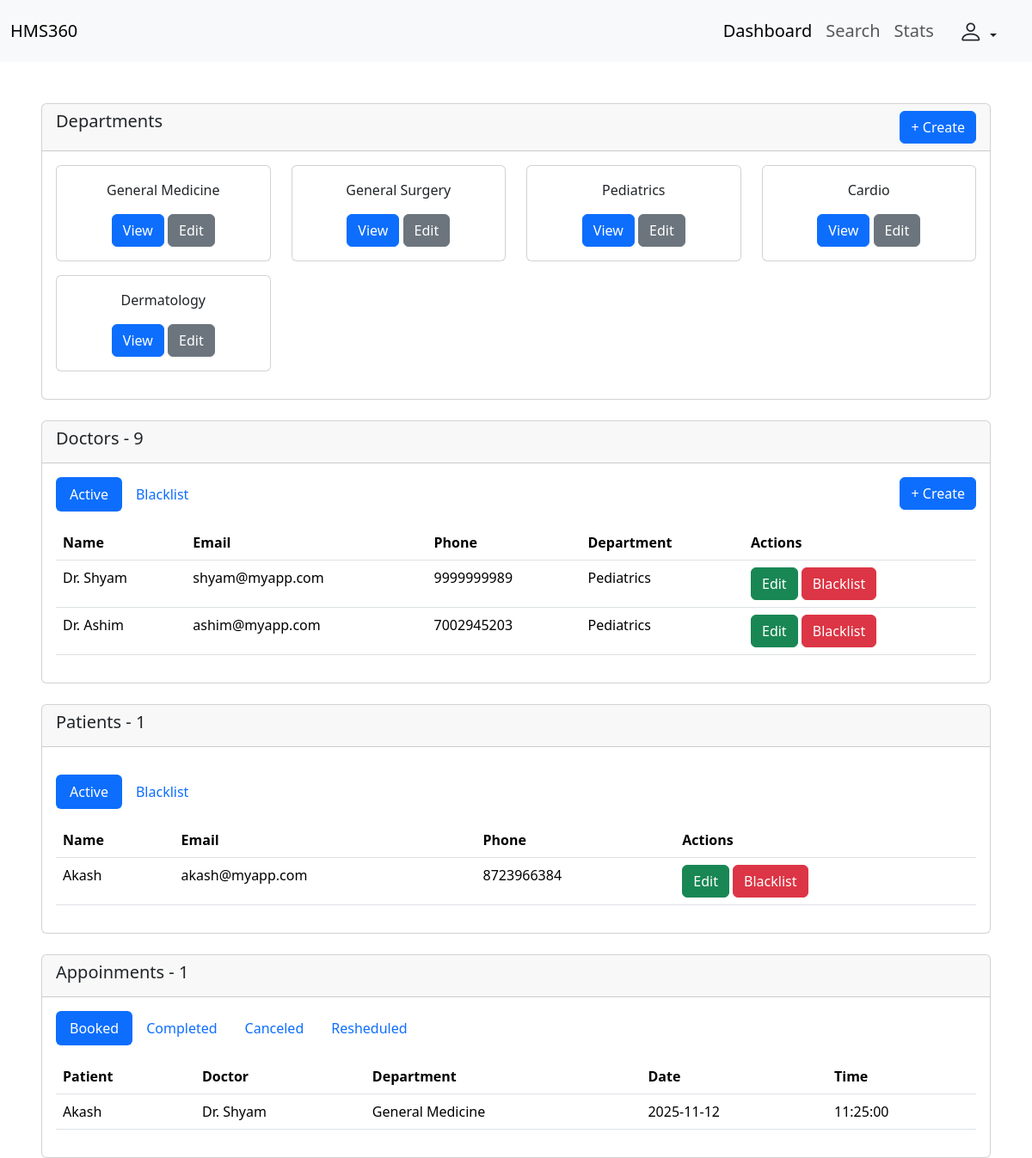
The app's page /admin/dashboard (signed in), older data.
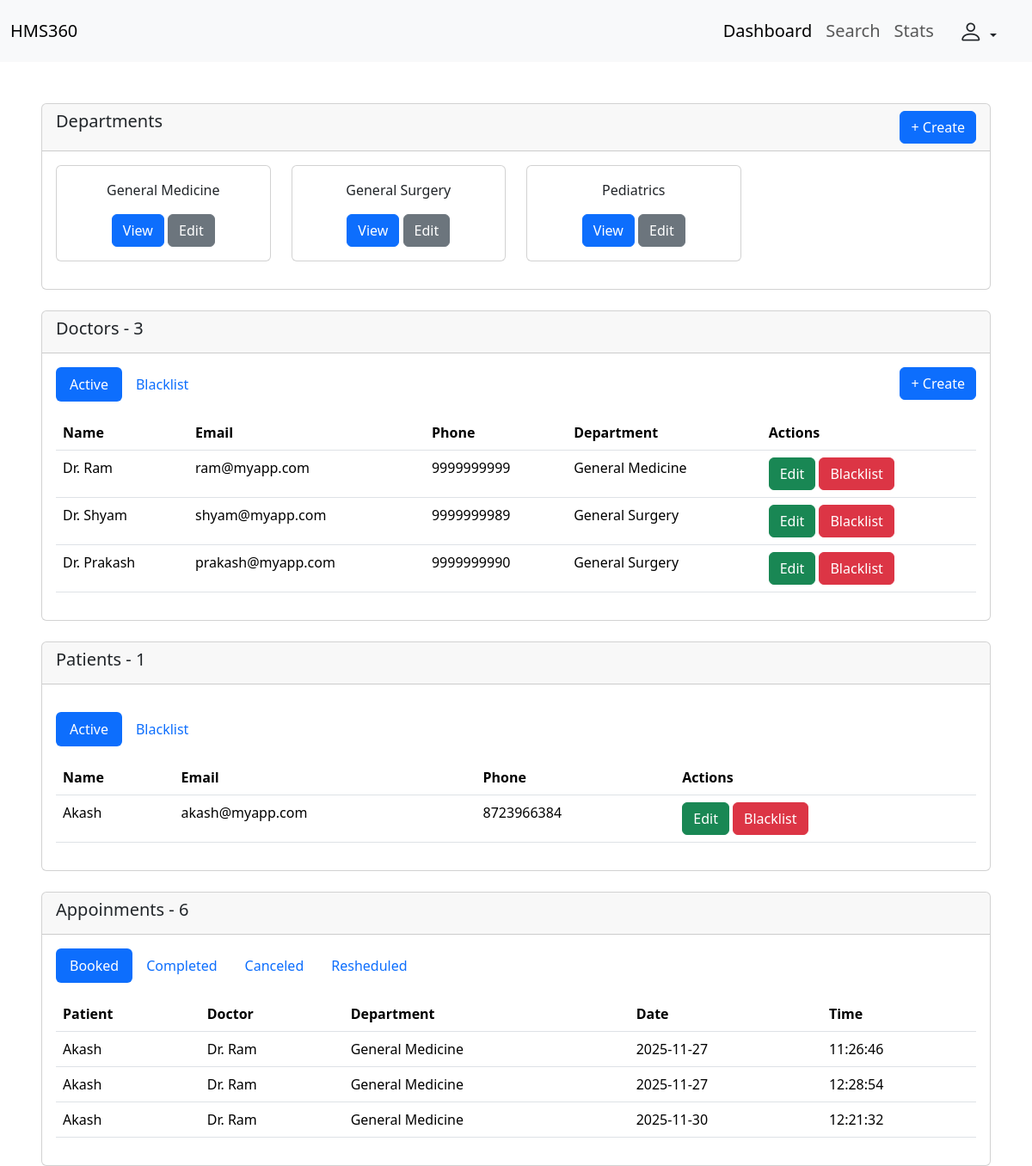
The same page, newer data.
### backend/models.py (models this page shows, shortened)
class Department(db.Model):
    __tablename__ = "department"
    id  = db.Column(db.Integer , primary_key = True , autoincrement = True)
    name = db.Column(db.String , nullable = False, unique = True)
    description = db.Column(db.String , nullable = False)
    doc_registered = db.Column(db.Integer)
    doctors = db.relationship("Doctor", backref = "department")
    appointments = db.relationship("Appointment", backref = "department")

class Doctor(db.Model , UserMixin):
    __tablename__ = "doctor"
    id  = db.Column(db.Integer , primary_key = True , autoincrement = True)
    name = db.Column(db.String , nullable = False)
    email = db.Column(db.String, unique = True , nullable = False)
    password = db.Column(db.String, nullable = False)
    phone = db.Column(db.String, nullable = False)
    status = db.Column(db.String, nullable =False, default='Active')
    dept_id = db.Column(db.Integer, db.ForeignKey ("department.id"), nullable = False)
    appointments = db.relationship("Appointment", backref = "doctor")

class Patient(db.Model , UserMixin):
    __tablename__ = "patient"
    id  = db.Column(db.Integer , primary_key = True , autoincrement = True)
    name = db.Column(db.String , nullable = False)
    email = db.Column(db.String, unique = True , nullable = False)
    password = db.Column(db.String, nullable = False)
    phone = db.Column(db.String, nullable =False)
    status = db.Column(db.String, nullable =False, default='Active')
    created_appointments = db.relationship("Appointment", backref = "patient")

class Appointment(db.Model):
    __tablename__ = "appointment"
    id  = db.Column(db.Integer , primary_key = True , autoincrement = True)
    pat_id = db.Column(db.Integer, db.ForeignKey ("patient.id"), nullable = False)
    doc_id = db.Column(db.Integer, db.ForeignKey ("doctor.id"), nullable = False)
    dept_id = db.Column(db.Integer, db.ForeignKey ("department.id"), nullable = False)
    date = db.Column(db.Date, default=datetime.date.today, nullable = False)
    time = db.Column(db.Time, default=lambda: datetime.datetime.now().time(), nullable = False)
    status = db.Column(db.String, nullable = False, default='Booked')
    treatments = db.relationship("Treatment", backref = "appointment")

### backend/routes.py (the view)
@app.route("/admin/dashboard" , methods=["GET" , "POST"])
@login_required
def admin_dashboard():
    docs = db.session.query(Doctor).all()
    depts = db.session.query(Department).all()
    booked_appoint = db.session.query(Appointment).filter_by(status="Booked").all()
    completed_appoint = db.session.query(Appointment).filter_by(status="Completed").all()
    canceled_appoint = db.session.query(Appointment).filter_by(status="Canceled").all()
    resheduled_appoint = db.session.query(Appointment).filter_by(status="Resheduled").all()
    active_pat = db.session.query(Patient).filter_by(status="Active").all()
    blacklist_pat = db.session.query(Patient).filter_by(status="Blacklist").all()
    active_doc = db.session.query(Doctor).filter_by(status="Active").all()
    blacklist_doc = db.session.query(Doctor).filter_by(status="Blacklist").all()
    total_doctors = Doctor.query.count()
    total_patients = Patient.query.count()
    total_appointments = Appointment.query.count()
    return render_template("/admin/dashboard.html" , current_admin = current_user, all_docs = docs, all_depts = depts,
                            booked_appoint = booked_appoint, completed_appoint = completed_appoint, canceled_appoint = canceled_appoint,
                            resheduled_appoint = resheduled_appoint, active_pat = active_pat, blacklist_pat = blacklist_pat,
                            active_doc = active_doc, blacklist_doc = blacklist_doc, total_doctors=total_doctors, total_patients=total_patients,
                            total_appointments=total_appointments)

### app.py (called while the page is built)
def create_app():
    app = Flask(__name__)
    app.config["SQLALCHEMY_DATABASE_URI"] = "sqlite:///Hospital_db.sqlite3"
    db.init_app(app)
    app.config["SECRET_KEY"] = "Thisismysecret"
    login_manager = LoginManager(app)
    @login_manager.user_loader
    def load_user(email):
        return db.session.query(Patient).filter_by(email = email).first() or \
        db.session.query(Admin).filter_by(email = email).first() or \
        db.session.query(Doctor).filter_by(email = email).first()
    app.app_context().push()
    db.create_all()
    return app

### templates/admin/dashboard.html (shortened to what this page needs)
<!DOCTYPE html>
<html lang="en">
<head>
    <link href="https://cdn.jsdelivr.net/npm/bootstrap@5.3.7/dist/css/bootstrap.min.css" rel="stylesheet"
>
        <link rel="stylesheet" href="https://cdn.jsdelivr.net/npm/bootstrap-icons@1.13.1/font/bootstrap-icons.min.css">
</head>
<body>
    <nav class="navbar navbar-expand-lg bg-body-tertiary">
        <div class="container-fluid">
            <a class="navbar-brand fs-5" href="#">HMS360</a>
            <div class="collapse navbar-collapse" id="navbarNav">
                <ul class="navbar-nav ms-auto fs-5">
                    <li class="nav-item">
                        <a class="nav-link active" aria-current="page" href="#">Dashboard</a>
                    </li>
                    <li class="nav-item">
                        <a class="nav-link" href="#">Search</a>
                    </li>
                    <li class="nav-item">
                        <a class="nav-link" href="#">Stats</a>
                    </li>
                </ul>
                <div class="dropdown me-3 ms-2">
                    <button class="btn dropdown-toggle" type="button" data-bs-toggle="dropdown" aria-expanded="false">
                        <i class="bi bi-person fs-3"></i>
                    </button>
                </div>
            </div>
        </div>
    </nav>
    <div class="card mt-5 ms-5 me-5">
        <div class="card-header">
            <div class="d-flex d-inline">
                <h5>Departments</h5>
                <button type="button" class="btn btn-primary ms-auto" data-bs-toggle="modal"
                    data-bs-target="#Department-create-form">
                    + Create
                </button>
            </div>
        </div>
        <div class="card-body">
            <div class="row">
                {% for dept in all_depts %}
                <div class="col-3 mb-3">
                    <div class="card text-center">
                        <div class="card-body">
                            <p>{{dept.name}}</p>
                            <button class="btn btn-primary" data-bs-toggle="modal" data-bs-target="#view-department-{{dept.id}}">View</button>
                            <button class="btn btn-secondary" data-bs-toggle="modal" data-bs-target="#edit-department-{{dept.id}}">Edit</button>
                        </div>
                    </div>
                </div>
                {% endfor %}
            </div>
        </div>
    </div>
    <div class="card mt-4 ms-5 me-5">
        <div class="card-header">
            <h5>Doctors - {{ total_doctors }}</h5>
        </div>
        <div class="card-body">
            <ul class="nav nav-pills mb-3" id="pills-tab" role="tablist">
                <li class="nav-item" role="presentation">
                    <button class="nav-link active" id="active-doc-tab" data-bs-toggle="pill" data-bs-target="#active-doc"
                        type="button" role="tab" aria-controls="active-doc" aria-selected="true">Active</button>
                </li>
                <li class="nav-item" role="presentation">
                    <button class="nav-link" id="blacklist-doc-tab" data-bs-toggle="pill" data-bs-target="#blacklist-doc"
                        type="button" role="tab" aria-controls="blacklist-doc" aria-selected="false">Blacklist</button>
                </li>
                <li class="nav-item ms-auto">
                    <button type="button" class="btn btn-primary" data-bs-toggle="modal"
                        data-bs-target="#doctor-create-form">
                        + Create
                    </button>
                </li>
            </ul>
            <div class="tab-content" id="pills-tabContent">
                <div class="tab-pane fade show active" id="active-doc" role="tabpanel" aria-labelledby="active-doc-tab"
                    tabindex="0">
                    <table class="table">
                        <thead>
                            <tr>
                                <th scope="col">Name</th>
                                <th scope="col">Email</th>
                                <th scope="col">Phone</th>
                                <th scope="col">Department</th>
                                <th scope="col">Actions</th>
                            </tr>
                        </thead>
                        <tbody>
                            {% for doc in active_doc %}
                            <tr>
                                <td>{{doc.name}}</td>
                                <td>{{doc.email}}</td>
                                <td>{{doc.phone}}</td>
                                <td>{{doc.department.name}}</td>
                                <td>
                                    <button class="btn btn-success" data-bs-toggle="modal"
                                        data-bs-target="#edit-doc-{{doc.id}}">
                                        Edit
                                    </button>
                                    <button class="btn btn-danger" data-bs-toggle="modal"
                                        data-bs-target="#blacklist-doc-{{doc.id}}">
                                        Blacklist
                                    </button>
                                </td>
                            </tr>
                            {% endfor %}
                        </tbody>
                    </table>
                </div>
            </div>
        </div>
    </div>
    <div class="card mt-4 ms-5 me-5">
        <div class="card-header d-flex justify-content-between align-items-center mb-3">
            <h5>Patients - {{ total_patients }}</h5>
        </div>
        <div class="card-body">
            <ul class="nav nav-pills mb-3" id="pills-tab" role="tablist">
                <li class="nav-item" role="presentation">
                    <button class="nav-link active" id="active-pat-tab" data-bs-toggle="pill"
                        data-bs-target="#active-pat" type="button" role="tab" aria-controls="active-pat"
                        aria-selected="true">Active</button>
                </li>
                <li class="nav-item" role="presentation">
                    <button class="nav-link" id="blacklist-pat-tab" data-bs-toggle="pill"
                        data-bs-target="#blacklist-pat" type="button" role="tab" aria-controls="blacklist-pat"
                        aria-selected="false">Blacklist</button>
                </li>
            </ul>
            <div class="tab-content" id="pills-tabContent">
                <div class="tab-pane fade show active" id="active-pat" role="tabpanel"
                    aria-labelledby="active-pat-tab" tabindex="0">
                    <table class="table">
                        <thead>
                            <tr>
                                <th scope="col">Name</th>
                                <th scope="col">Email</th>
                                <th scope="col">Phone</th>
                                <th scope="col">Actions</th>
                            </tr>
                        </thead>
                        <tbody>
                            {% for ap in active_pat %}
                            <tr>
                                <td>{{ap.name}}</td>
                                <td>{{ap.email}}</td>
                                <td>{{ap.phone}}</td>
                                <td>
                                    <button class="btn btn-success" data-bs-toggle="modal" data-bs-target="#edit-pat-{{ap.id}}">
                                        Edit
                                    </button>
                                    <button class="btn btn-danger" data-bs-toggle="modal" data-bs-target="#blacklist-pat-{{ap.id}}">
                                        Blacklist
                                    </button>
                                </td>
                            </tr>
                            {% endfor %}
                        </tbody>
                    </table>
                </div>
            </div>
        </div>
    </div>
    <div class="card mt-4 ms-5 me-5">
        <div class="card-header">
            <h5>Appoinments - {{ total_appointments }}</h5>
        </div>
        <div class="card-body">
            <ul class="nav nav-pills mb-3" id="pills-tab" role="tablist">
                <li class="nav-item" role="presentation">
                    <button class="nav-link active" id="booked-appoint-tab" data-bs-toggle="pill"
                        data-bs-target="#booked-appoint" type="button" role="tab" aria-controls="booked-appoint"
                        aria-selected="true">Booked</button>
                </li>
                <li class="nav-item" role="presentation">
                    <button class="nav-link" id="completed-appoint-tab" data-bs-toggle="pill"
                        data-bs-target="#completed-appoint" type="button" role="tab" aria-controls="completed-appoint"
                        aria-selected="false">Completed</button>
                </li>
                <li class="nav-item" role="presentation">
                    <button class="nav-link" id="canceled-appoint-tab" data-bs-toggle="pill"
                        data-bs-target="#canceled-appoint" type="button" role="tab" aria-controls="canceled-appoint"
                        aria-selected="false">Canceled</button>
                </li>
                <li class="nav-item" role="presentation">
                    <button class="nav-link" id="resheduled-appoint-tab" data-bs-toggle="pill"
                        data-bs-target="#resheduled-appoint" type="button" role="tab" aria-controls="resheduled-appoint"
                        aria-selected="false">Resheduled</button>
                </li>
            </ul>
            <div class="tab-content" id="pills-tabContent">
                <div class="tab-pane fade show active" id="booked-appoint" role="tabpanel"
                    aria-labelledby="booked-appoint-tab" tabindex="0">
                    <table class="table">
                        <thead>
                            <tr>
                                <th scope="col">Patient</th>
                                <th scope="col">Doctor</th>
                                <th scope="col">Department</th>
                                <th scope="col">Date</th>
                                <th scope="col">Time</th>
                            </tr>
                        </thead>
                        <tbody>
                            {% for ba in booked_appoint %}
                            <tr>
                                <td>{{ba.patient.name}}</td>
                                <td>{{ba.doctor.name}}</td>
                                <td>{{ba.department.name}}</td>
                                <td>{{ba.date}}</td>
                                <td>{{ba.time}}</td>
                            </tr>
                            {% endfor %}
                        </tbody>
                    </table>
                </div>
            </div>
        </div>
    </div>
</body>
</html>

Row changes from the older to the newer data that the page shows:
removed Department: name "Cardio"
removed Department: name "Dermatology"
removed Doctor: name "Dr. Ashim", email "ashim@myapp.com", phone "7002945203", department.name "Pediatrics"
no longer on this page (row edited): Appointment: patient.name "Akash", doctor.name "Dr. Shyam", department.name "General Medicine", date "2025-11-12", time "11:25:00"
now on this page (row edited): Doctor: name "Dr. Ram", email "ram@myapp.com", phone "9999999999", department.name "General Medicine"
changed Doctor "Dr. Shyam": department.name "Pediatrics" → "General Surgery"
now on this page (row edited): Doctor: name "Dr. Prakash", email "prakash@myapp.com", phone "9999999990", department.name "General Surgery"
added Appointment: patient.name "Akash", doctor.name "Dr. Ram", department.name "General Medicine", date "2025-11-27", time "11:26:46"
added Appointment: patient.name "Akash", doctor.name "Dr. Ram", department.name "General Medicine", date "2025-11-27", time "12:28:54"
added Appointment: patient.name "Akash", doctor.name "Dr. Ram", department.name "General Medicine", date "2025-11-30", time "12:21:32"
Text that changed along with them:
{{ total_doctors }}: "9" → "3"
{{ total_appointments }}: "1" → "6"
